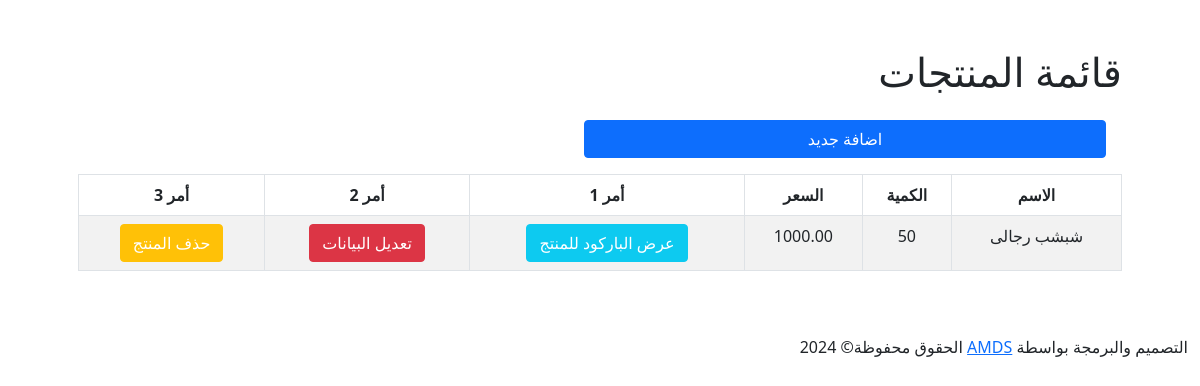
Before: /stock/ with the older database file.
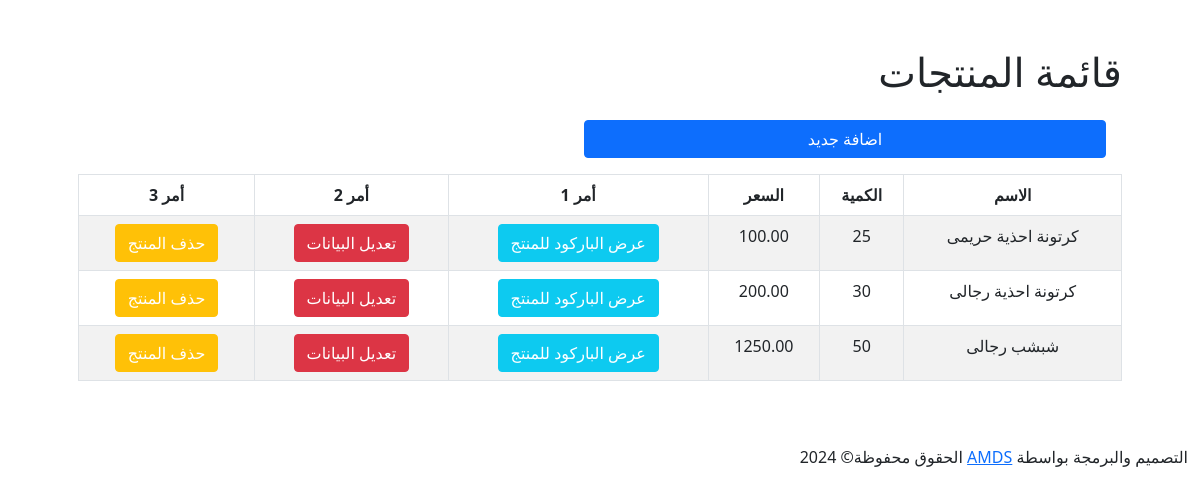
After: the same page with the newer database file.
### stock/models.py (models this page shows, shortened)
class Box(models.Model):
    name    = models.CharField(max_length=50, null=True, blank=True, verbose_name="اسم للكرتونة")
    price   = models.DecimalField(max_digits=9, decimal_places=2, null=True, blank=True,verbose_name="السعر")
    amount  = models.PositiveIntegerField( null=True, blank=True,verbose_name="عدد المنتجات")
    barcode = models.CharField(max_length=100, unique=True, null=True, blank=True, verbose_name="الباركود")

### stock/views.py (the view)
# urls.py: path('', StockListView.as_view(), name='list'),
class StockListView(ListView):
    model = Box
    template_name = 'stock/Stock_list.html'
    context_object_name = 'boxes'
    ordering = ['-pk']

### stock/templates/stock/Stock_list.html (shortened to what this page needs)
{% extends "stock/main.html" %}
{% block content %}
<div class="container p-5">
    <h1>قائمة المنتجات</h1>
    <a class="btn btn-primary w-50 m-3" href="{% url 'stock:Stock_create' %}">اضافة جديد</a>
    <table class="table table-bordered text-center table-striped table-hover">
        <thead>
            <tr class="roww">
                <th class="">الاسم</th>
                <th class="">الكمية</th>
                <th class="">السعر</th>
                <th>أمر 1</th>
                <th>أمر 2</th>
                <th>أمر 3</th>
            </tr>
        </thead>
        <tbody>
        {% for box in boxes%}
            <tr class="">
                <td class="">{{box.name}}</td>
                <td class="">{{box.amount}}</td>
                <td class="">{{box.price}}</td>
                <td>
                <a class="btn btn-info text-white" href="{% url 'stock:box_barcode' box.id%}">عرض الباركود للمنتج</a><br>
                </td>
                <td><a class="btn btn-danger text-white" href="{% url 'stock:Stock_update' box.id%}">تعديل البيانات</a></td>
                <td><a class="btn btn-warning text-white" href="{% url 'stock:Stock_delete' box.id%}">حذف المنتج</a></td>
            </tr>
        {% endfor %}
        </tbody>
    </table>
</div>
{% endblock %}

Changed rows visible on the page:
added Box: name "كرتونة احذية حريمى", amount "25", price "100.00"
added Box: name "كرتونة احذية رجالى", amount "30", price "200.00"
changed Box "شبشب رجالى": price "1000.00" → "1250.00"
